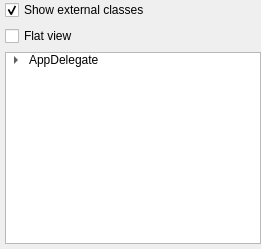
          <widget class="QWidget" name="pageClasses">
           <layout class="QVBoxLayout" name="verticalLayout_4">
            <property name="leftMargin">
             <number>5</number>
            </property>
            <property name="topMargin">
             <number>0</number>
            </property>
            <property name="rightMargin">
             <number>0</number>
            </property>
            <property name="bottomMargin">
             <number>5</number>
            </property>
            <item>
             <layout class="QVBoxLayout" name="verticalLayout_2">
              <property name="spacing">
               <number>6</number>
              </property>
              <property name="bottomMargin">
               <number>0</number>
              </property>
              <item>
               <widget class="QCheckBox" name="showExternalClassesCheckbox">
                <property name="text">
                 <string>Show external classes</string>
                </property>
                <property name="checked">
                 <bool>true</bool>
                </property>
               </widget>
              </item>
              <item>
               <widget class="QCheckBox" name="classListFlatViewCheckbox">
                <property name="text">
                 <string>Flat view</string>
                </property>
               </widget>
              </item>
             </layout>
            </item>
            <item>
             <widget class="MyTreeWidget" name="classesTreeWidget">
              <property name="maximumSize">
               <size>
                <width>16777215</width>
                <height>16777215</height>
               </size>
              </property>
              <property name="baseSize">
               <size>
                <width>0</width>
                <height>0</height>
               </size>
              </property>
              <property name="alternatingRowColors">
               <bool>true</bool>
              </property>
              <property name="verticalScrollMode">
               <enum>QAbstractItemView::ScrollPerPixel</enum>
              </property>
              <attribute name="headerVisible">
               <bool>false</bool>
              </attribute>
              <column>
               <property name="text">
                <string notr="true">Name</string>
               </property>
              </column>
              <item>
               <property name="text">
                <string>AppDelegate</string>
               </property>
               <property name="icon">
                <iconset resource="icons/letters.qrc">
                 <normaloff>:/letters/c.svg</normaloff>:/letters/c.svg</iconset>
               </property>
               <item>
                <property name="text">
                 <string>method:</string>
                </property>
                <property name="icon">
                 <iconset>
                  <normaloff>:/tango/m.svg</normaloff>:/tango/m.svg</iconset>
                </property>
               </item>
              </item>
             </widget>
            </item>
           </layout>
          </widget>
